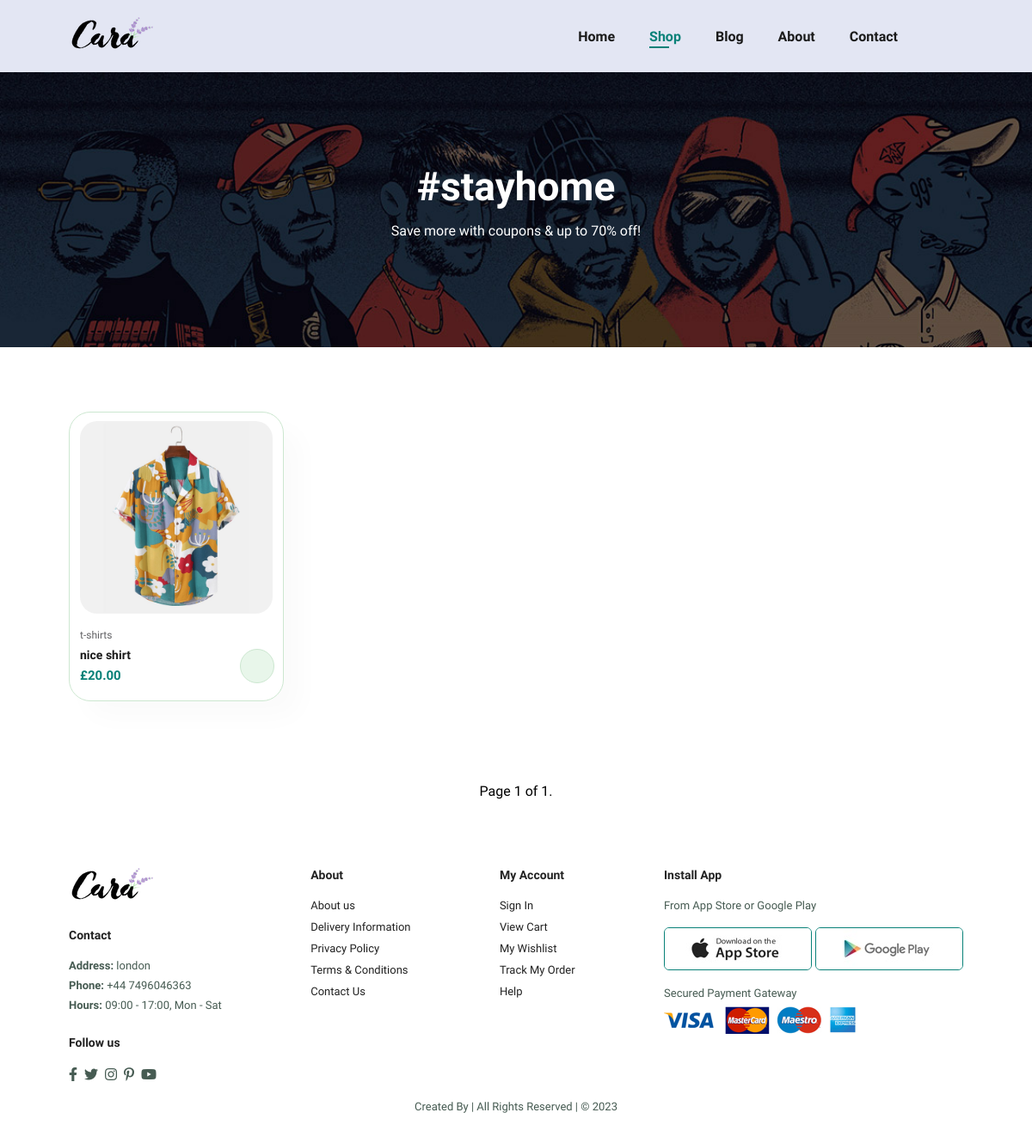
Before: /products/ with the older database file.
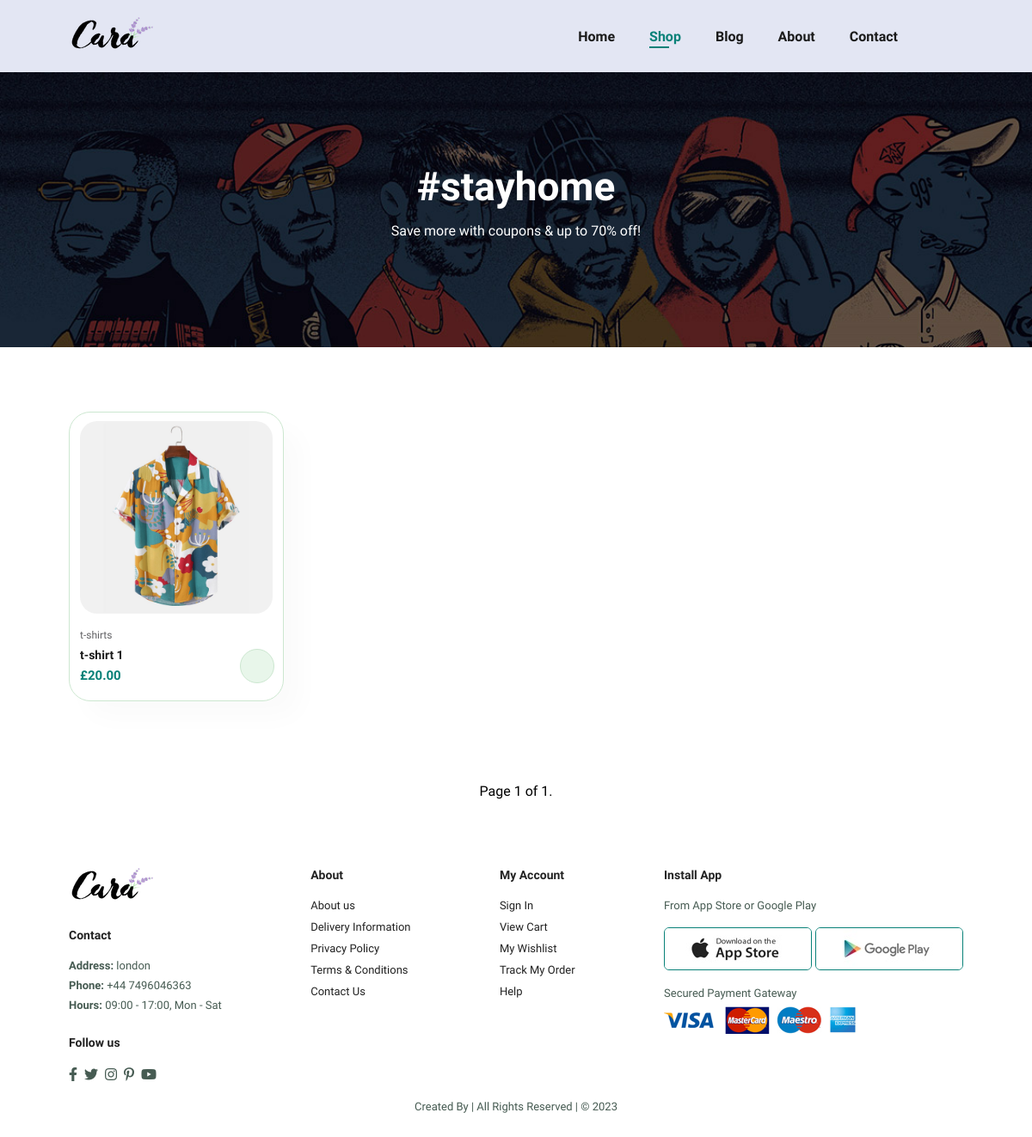
After: the same page with the newer database file.
### products/models.py (models this page shows)
class Products(models.Model):
    name = models.CharField(max_length=255)
    description = models.TextField()
    price = models.DecimalField(max_digits=10, decimal_places=2)
    image = models.ImageField(upload_to='products/static/products/images/products')
    created_at = models.DateTimeField(auto_now_add=True)
    updated_at = models.DateTimeField(auto_now=True)
    category = models.ForeignKey(Categories, on_delete=models.CASCADE)
    class Meta:
        ordering = ['category','price']
    def __str__(self):
        return self.name

class Categories(models.Model):
    name = models.CharField(max_length=255)
    description = models.TextField()
    created_at = models.DateTimeField(auto_now_add=True)
    updated_at = models.DateTimeField(auto_now=True)
    def __str__(self):
        return self.name

### products/views.py (the view)
# urls.py: path('',include('products.urls')),
class products(ListView):
    paginate_by = 20
    model = Products
    template_name = 'products/products.html'

### products/templates/products/products.html (shortened to what this page needs)
{% load static %}
<!DOCTYPE html>
<html lang="en">
<head>
    <link rel="stylesheet" href="https://pro.fontawesome.com/releases/v5.10.0/css/all.css" />
    <link rel="stylesheet" href="{% static 'products/css/style.css' %}">
</head>
<body>
    <section id="header">
        <a href="#"><img src="{% static 'products/images/logo.png' %}" class="logo" alt=""></a>
        <div>
            <ul id="navbar">
                <li><a href="index.html">Home</a></li>
                <li><a class="active" href="shop.html">Shop</a></li>
                <li><a href="blog.html">Blog</a></li>
                <li><a href="about.html">About</a></li>
                <li><a href="contact.html">Contact</a></li>
                <li id="lg-bag"><a href="cart.html"><i class="far fa-shopping-bag"></i></a></li>
            </ul>
        </div>
    </section>
    <section id="page-header">
        <h2>#stayhome</h2>
        <p>Save more with coupons & up to 70% off!</p>
    </section>
    <section id="product1" class="section-p1">
        <div class="pro-container">
            {% for product in page_obj %}
            <div class="pro" onclick="window.location.href='{% static product %}';">
                <img src="{% static 'products/images/products/f1.jpg' %}" alt="">
                <div class="des">
                    <span>{{ product.category }}</span>
                    <h5>{{ product.name }}</h5>
                    <h4>£{{ product.price }}</h4>
                </div>
                <a href="#"><i class="fas fa-shopping-cart cart"></i></a>
            </div>
            {% endfor %}
        </div>
    </section>
    <section id="pagination" class="section-p1">
        <span class="step-links">
        <span class="current">
            Page {{ page_obj.number }} of {{ page_obj.paginator.num_pages }}.
        </span>
        </span>
    </section>
    <footer class="section-p1">
        <div class="col">
            <img class="logo" src="{% static 'products/images/logo.png' %}" alt="">
            <h4>Contact</h4>
            <p><strong>Address:</strong> london </p>
            <p><strong>Phone:</strong> +44 7496046363</p>
            <p><strong>Hours:</strong> 09:00 - 17:00, Mon - Sat</p>
            <div class="follow">
                <h4>Follow us</h4>
                <div class="icon">
                    <i class="fab fa-facebook-f"></i>
                    <i class="fab fa-twitter"></i>
                    <i class="fab fa-instagram"></i>
                    <i class="fab fa-pinterest-p"></i>
                    <i class="fab fa-youtube"></i>
                </div>
            </div>
        </div>
        <div class="col">
            <h4>About</h4>
            <a href="#">About us</a>
            <a href="#">Delivery Information</a>
            <a href="#">Privacy Policy</a>
            <a href="#">Terms & Conditions</a>
            <a href="#">Contact Us</a>
        </div>
        <div class="col">
            <h4>My Account</h4>
            <a href="#">Sign In</a>
            <a href="#">View Cart</a>
            <a href="#">My Wishlist</a>
            <a href="#">Track My Order</a>
            <a href="#">Help</a>
        </div>
        <div class="col install">
            <h4>Install App</h4>
            <p>From App Store or Google Play</p>
            <div class="row">
                <img src="{% static 'products/images/pay/app.jpg' %}" alt="">
                <img src="{% static 'products/images/pay/play.jpg' %}" alt="">
            </div>
            <p>Secured Payment Gateway</p>
            <img src="{% static 'products/images/pay/pay.png' %}" alt="">
        </div>
        <div class="copyright">
            <p>Created By  | All Rights Reserved | &#169; 2023</p>
        </div>
    </footer>
</body>
</html>

### products/static/products/css/style.css (style rules this page uses)
* { margin: 0; padding: 0; box-sizing: border-box; font-family: 'Spartan',sans-serif; }
h2 { font-size: 46px; line-height: 54px; color: #222; }
h4 { font-size: 20px; color: #222; }
p { font-size: 16px; color: #465b52; margin: 15px 0 20px 0; }
.section-p1 { padding: 40px 80px; }
body { width: 100%; }
#header { display: flex; align-items: center; justify-content: space-between; padding: 20px 80px; background: #E3E6F3; box-shadow: 0 5px 15px rgba(0, 0, 0, 0.06); z-index: 999; position: sticky; top: 0; }
#navbar { display: flex; align-items: center; justify-content: center; }
#navbar li { list-style: none; padding: 0 20px; position: relative; }
#navbar li a { text-decoration: none; font-size: 16px; font-weight: 600; color: #1a1a1a; transition: 0.3s ease; }
#navbar li a:hover, #navbar li a.active { color: #088178; }
#navbar li a:hover::after, #navbar li a.active::after { content: ""; width: 30%; height: 2px; background: #088178; position: absolute; bottom: -4px; left: 20px; }
#product1 { text-align: center; }
#product1 .pro-container { display: flex; justify-content: space-between; padding-top: 20px; flex-wrap: wrap; }
#product1 .pro { width: 23%; min-width: 250px; padding: 10px 12px; border: 1px solid #cce7d0; border-radius: 25px; cursor: pointer; box-shadow: 20px 20px 30px rgba(0, 0, 0, 0.02); margin: 15px 0; transition: 0.2s ease; position: relative; }
#product1 .pro img { width: 100%; border-radius: 20px; }
#product1 .pro .des { text-align: start; padding: 10px 0; }
#product1 .pro .des span { color: #606063; font-size: 12px; }
#product1 .pro .des h5 { padding-top: 7px; color: #1a1a1a; font-size: 14px; }
#product1 .pro .des h4 { padding-top: 7px; font-size: 15px; font-weight: 700; color: #088178; }
#product1 .pro .cart { width: 40px; height: 40px; line-height: 40px; border-radius: 50px; background-color: #e8f6ea; font-weight: 500; color: #088178; border: 1px solid #cce7d0; position: absolute; bottom: 20px; right: 10px; }
footer { display: flex; justify-content: space-between; flex-wrap: wrap; }
footer .col { display: flex; flex-direction: column; align-items: flex-start; margin-bottom: 20px; }
footer .logo { margin-bottom: 30px; }
footer h4 { font-size: 14px; padding-bottom: 20px; }
footer p { font-size: 13px; margin: 0 0 8px 0; }
footer a { font-size: 13px; text-decoration: none; color: #222; margin: 0 0 10px 0; }
footer .follow { margin-top: 20px; }
footer .follow i { color: #465b52; padding-right: 4px; cursor: pointer; }
footer .install .row img { border: 1px solid #088178; border-radius: 6px; margin: 10px 0 15px 0; }
footer .copyright { width: 100%; text-align: center; }
#page-header { background-image: url(images/banner/b1.jpg); width: 100%; height: 40vh; background-size: cover; display: flex; justify-content: center; text-align: center; flex-direction: column; padding: 14px; }
#page-header h2, #page-header p { color: #fff; }
#pagination { text-align: center; }

Changed rows visible on the page:
changed Products "t-shirts": name "nice shirt" → "t-shirt 1"
